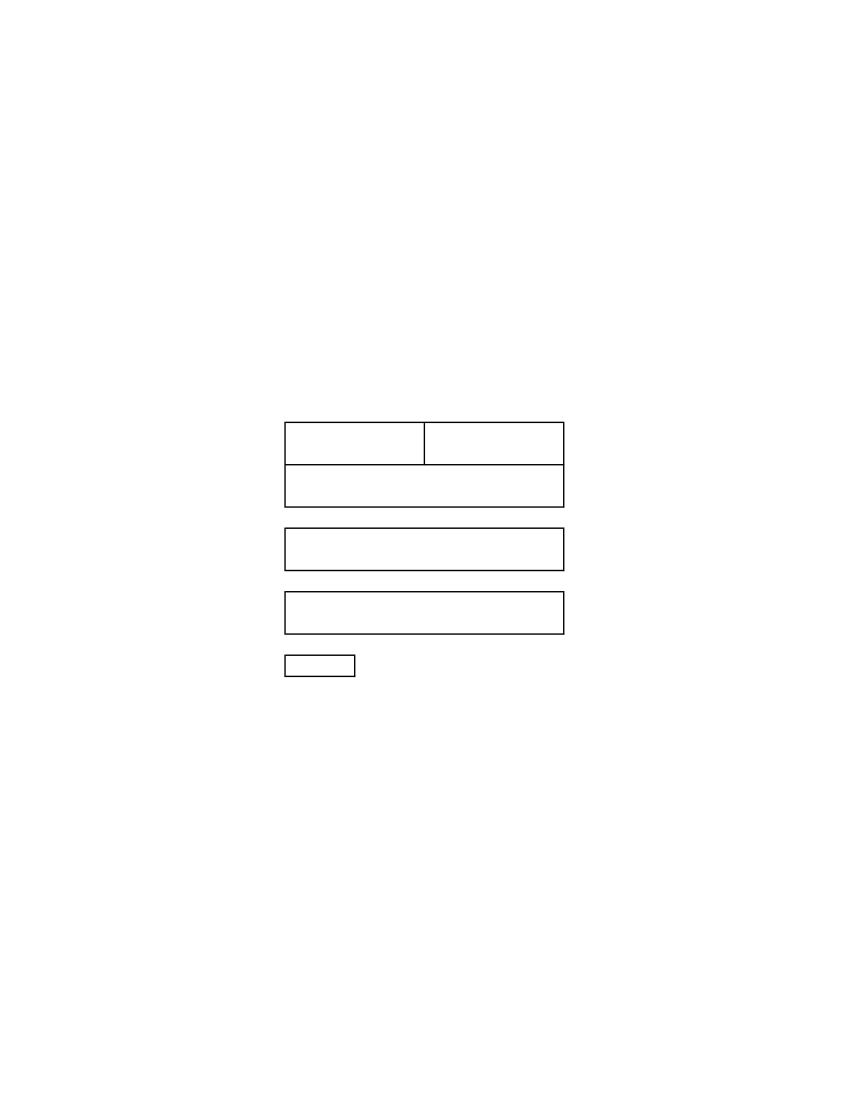
#> input picture _x35_pngs/Original_page1.png, 2550 x 3300 px (shown at 1/3 size)
$ python -i validate_alignment.py   (imports and definitions only)
#> lines starting #> are read from the running program, lines starting #| are printed output that depends on the picture; after the words box and inside, x2 and y2 are one past the last pixel; in counts of white or black regions, pixels touching at a corner belong together
#> further down, picture is the input picture: shape (3300, 2550, 3); min 0, max 255, mean 254
"""
Enhanced validation overlay: detects actual form element boundaries from the
background PNG using OpenCV and compares them against the ratio-based field
coordinates. Draws:
  - Green  + blue outline = CV-detected cell boundaries (SOURCE OF TRUTH)
  - Yellow + red outline  = ratio-based overlay coordinates
  - Offset annotation (px) if green and yellow differ by > 2 px

Usage:
    python render_service/validate_alignment.py 547
"""

import os
import sys
from pathlib import Path

# Ensure project root is on the path
_THIS_DIR = Path(__file__).resolve().parent
_PROJECT_ROOT = _THIS_DIR.parent
sys.path.insert(0, str(_PROJECT_ROOT))

try:
    import cv2
    import numpy as np
    HAS_CV = True
except ImportError:
    HAS_CV = False

from PIL import Image, ImageDraw, ImageFont


# ── colour constants ──────────────────────────────────────────────────────────
CV_FILL   = (0, 255, 0, 48)    # green  translucent
CV_OUTLINE = (0, 100, 255, 220)  # orange-blue outline
RATIO_FILL   = (255, 255, 0, 48)   # yellow translucent
RATIO_OUTLINE = (255, 0, 0, 220)   # red outline
OFFSET_COLOUR = (255, 0, 255, 220) # magenta for offset arrows


def detect_table_lines(img_bgr: np.ndarray, debug_dir: str = None) -> tuple[
        list[float], list[float]]:
    """
    Detect horizontal and vertical table grid lines on a form background
    using Hough Line Transform + line clustering.

    Returns (horiz_lines, vert_lines) where each is a list of pixel
    coordinates sorted ascending.
    """
    gray = cv2.cvtColor(img_bgr, cv2.COLOR_BGR2GRAY)
    # Sharpening + adaptive threshold works better than Canny for printed forms
    thresh = cv2.adaptiveThreshold(
        gray, 255, cv2.ADAPTIVE_THRESH_GAUSSIAN_C,
        cv2.THRESH_BINARY_INV, 51, 8
    )
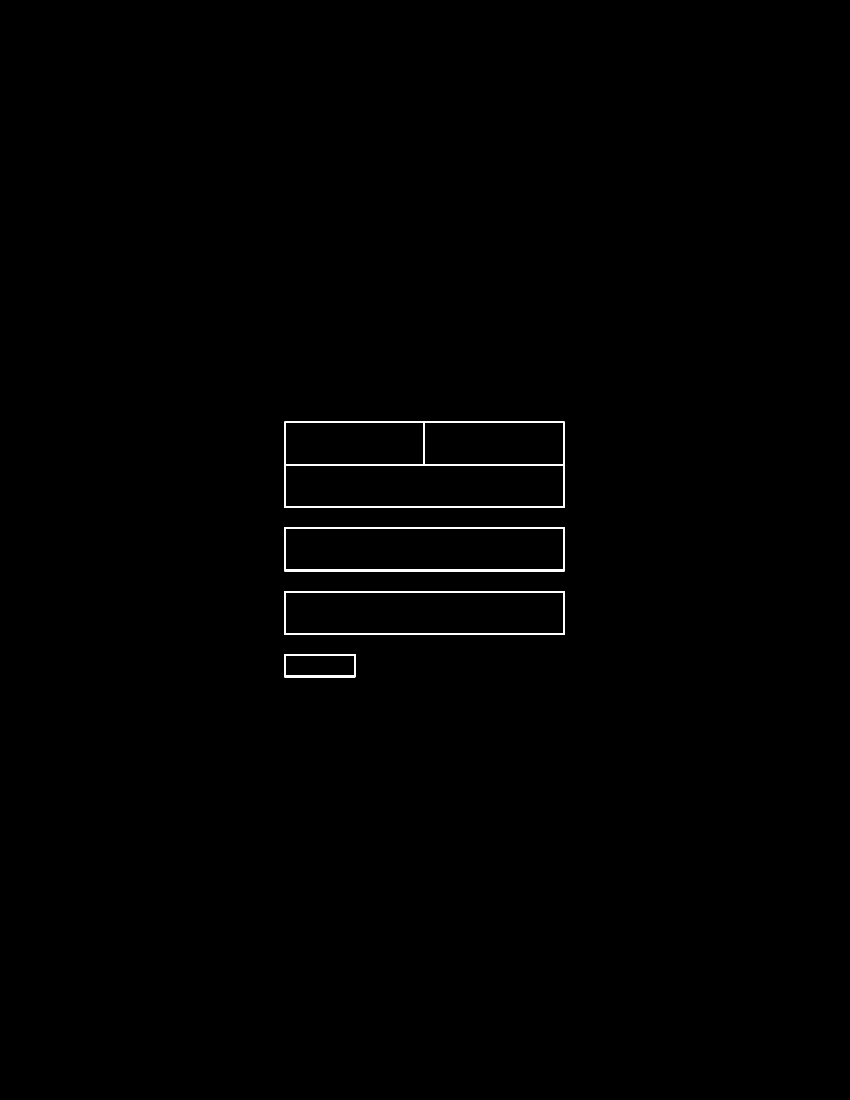
#> thresh: shape (3300, 2550) (shown at 1/3 size); 0.41% white; 4 white regions, box (x1, y1, x2, y2) and area: (853, 1265, 1694, 1524) 12751, (853, 1582, 1694, 1714) 9479, (853, 1773, 1694, 1905) 9466, (853, 1963, 1067, 2032) 2607

    if debug_dir:
        cv2.imwrite(os.path.join(debug_dir, "01_thresh.png"), thresh)

    # Morphological close to connect broken grid lines
    kernel_h = cv2.getStructuringElement(cv2.MORPH_RECT, (max(img_bgr.shape[1] // 40, 21), 1))
    kernel_v = cv2.getStructuringElement(cv2.MORPH_RECT, (1, max(img_bgr.shape[0] // 40, 21)))
    lines_h = cv2.morphologyEx(thresh, cv2.MORPH_CLOSE, kernel_h)
#> lines_h: shape (3300, 2550); 0.41% white; 4 white regions, box (x1, y1, x2, y2) and area: (853, 1265, 1694, 1524) 12751, (853, 1773, 1694, 1905) 9481, (853, 1582, 1694, 1714) 9479, (853, 1963, 1067, 2032) 2607
    lines_v = cv2.morphologyEx(thresh, cv2.MORPH_CLOSE, kernel_v)
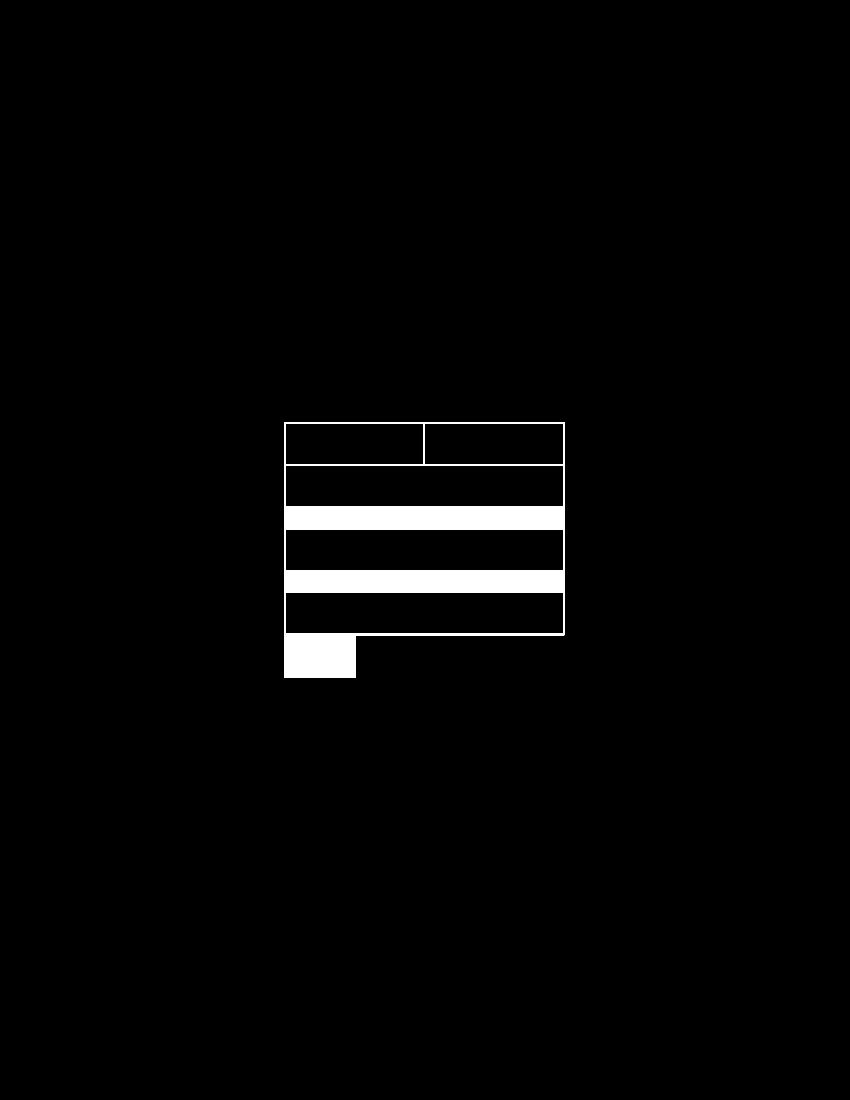
#> lines_v: shape (3300, 2550) (shown at 1/3 size); 1.9% white; 1 white region, box (x1, y1, x2, y2) and area: (853, 1266, 1694, 2033) 158218

    if debug_dir:
        cv2.imwrite(os.path.join(debug_dir, "02_lines_h.png"), lines_h)
        cv2.imwrite(os.path.join(debug_dir, "03_lines_v.png"), lines_v)

    # Hough lines for horizontal
    hough_h = cv2.HoughLinesP(
        lines_h, rho=1, theta=np.pi / 180, threshold=100,
        minLineLength=img_bgr.shape[1] * 0.3, maxLineGap=20
    )
#> hough_h = 32 rows, first 6: [853, 1267, 1693, 1267], [853, 1266, 1693, 1266], [853, 1522, 1693, 1522], [853, 1774, 1693, 1774], [853, 1903, 1693, 1903], [853, 1904, 1692, 1904]
    hough_v = cv2.HoughLinesP(
        lines_v, rho=1, theta=np.pi / 180, threshold=100,
        minLineLength=img_bgr.shape[0] * 0.3, maxLineGap=20
    )
#> hough_v = None

    def extract_and_cluster(lines):
        """Extract line positions and cluster nearby ones."""
        if lines is None:
            return []
        positions = []
        for line in lines:
            x1, y1, x2, y2 = line[0]
            if abs(y2 - y1) < abs(x2 - x1):  # horizontal
                pos = (y1 + y2) // 2
                positions.append(pos)
            else:  # vertical
                pos = (x1 + x2) // 2
                positions.append(pos)
#> this loop made 32 passes
#> (line, y1, x2, y2, pos) on passes 1 to 8: ([[853, 1267, 1693, 1267]], 1267, 1693, 1267, 1267), ([[853, 1266, 1693, 1266]], 1266, 1693, 1266, 1266), ([[853, 1522, 1693, 1522]], 1522, 1693, 1522, 1522), ([[853, 1774, 1693, 1774]], 1774, 1693, 1774, 1774), ([[853, 1903, 1693, 1903]], 1903, 1693, 1903, 1903), ([[853, 1904, 1692, 1904]], 1904, 1692, 1904, 1904), ([[853, 1395, 1693, 1395]], 1395, 1693, 1395, 1395), ([[853, 1520, 1693, 1520]], 1520, 1693, 1520, 1520)
#> after the loop, positions = 32 values, max 1904 at index 5, min 1265 at index 26, mean 1611.9
        if not positions:
            return []
        positions = sorted(set(positions))
#> positions = 32 values from 1265 to 1904
        # Cluster: group positions within 8px of each other
        clusters = []
        current = [positions[0]]
#> current = [1265]
        for p in positions[1:]:
            if abs(p - current[-1]) <= 8:
                current.append(p)
            else:
                clusters.append(int(np.mean(current)))
                current = [p]
#> this loop made 31 passes
#> (p, current) on passes 4, 8, 12, 17, 22, 27: (1392, [1392]), (1519, [1519]), (1582, [1582]), (1709, [1709]), (1773, [1773]), (1900, [1900])
#> after the loop, clusters = [1266, 1393, 1520, 1584, 1711, 1775]
        clusters.append(int(np.mean(current)))
        return clusters

    horiz = extract_and_cluster(hough_h)
#> horiz = [1266, 1393, 1520, 1584, 1711, 1775, 1902]
    vert = extract_and_cluster(hough_v)
#> vert = []

    # Filter short lines (sometimes noise sneaks in)
    if debug_dir:
        debug_lines = img_bgr.copy()
        for y in horiz:
            cv2.line(debug_lines, (0, y), (img_bgr.shape[1], y), (0, 255, 0), 2)
        for x in vert:
            cv2.line(debug_lines, (x, 0), (x, img_bgr.shape[0]), (255, 0, 0), 2)
        cv2.imwrite(os.path.join(debug_dir, "04_detected_lines.png"), debug_lines)

    return sorted(horiz), sorted(vert)


# [155 lines left out: functions find_cell_for_ratio, generate_validation_overlay, not called in this run]


# ── CLI entry point ──────────────────────────────────────────────────────────
# [41 lines not run here, left out]

>>> import cv2
>>> picture = cv2.imread('../_x35_pngs/Original_page1.png')
>>> result = detect_table_lines(picture)
#> result = ([1266, 1393, 1520, 1584, 1711, 1775, 1902], [])

$ run again, on _x35_pngs/ConMas_page2.png
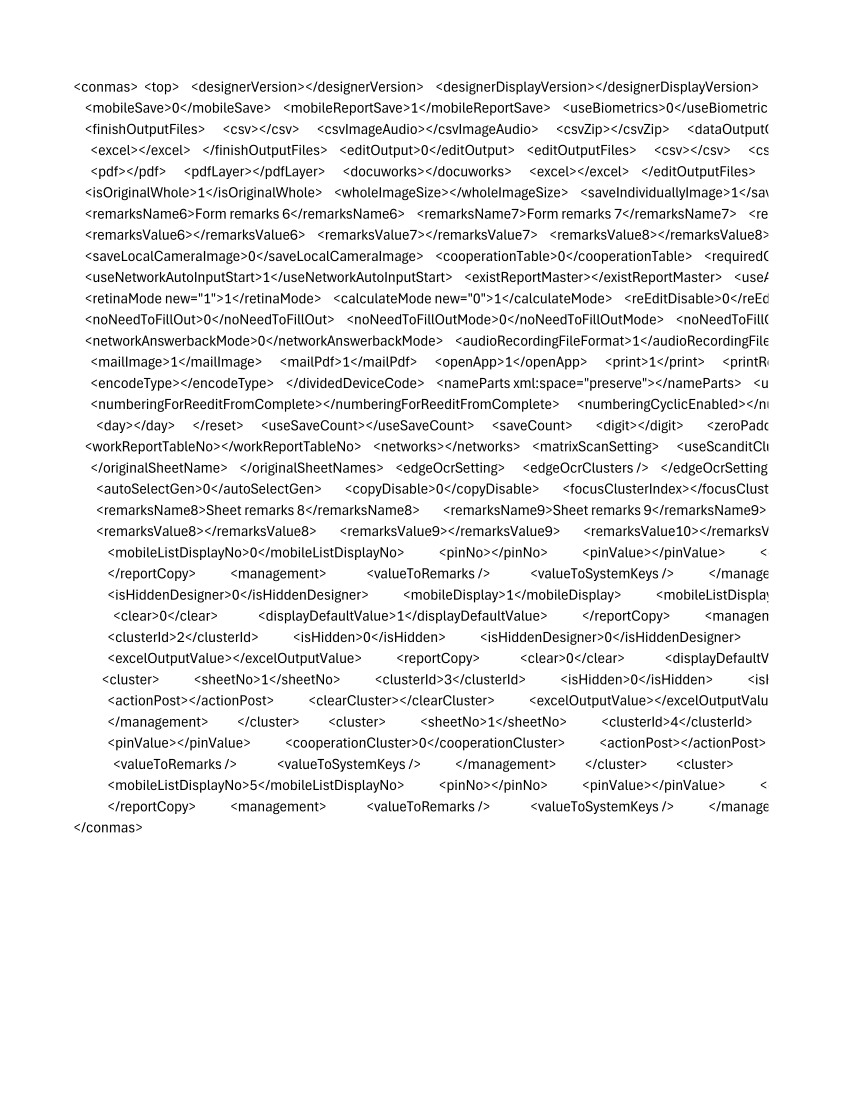
#> input picture _x35_pngs/ConMas_page2.png, 2550 x 3300 px (shown at 1/3 size)
#> picture is the input picture: shape (3300, 2550, 3); min 0, max 255, mean 239
#> in detect_table_lines, `thresh = cv2.adaptiveThreshold( gray, 255, cv2.ADAPTIVE_THRESH_GAUSSIA..`:
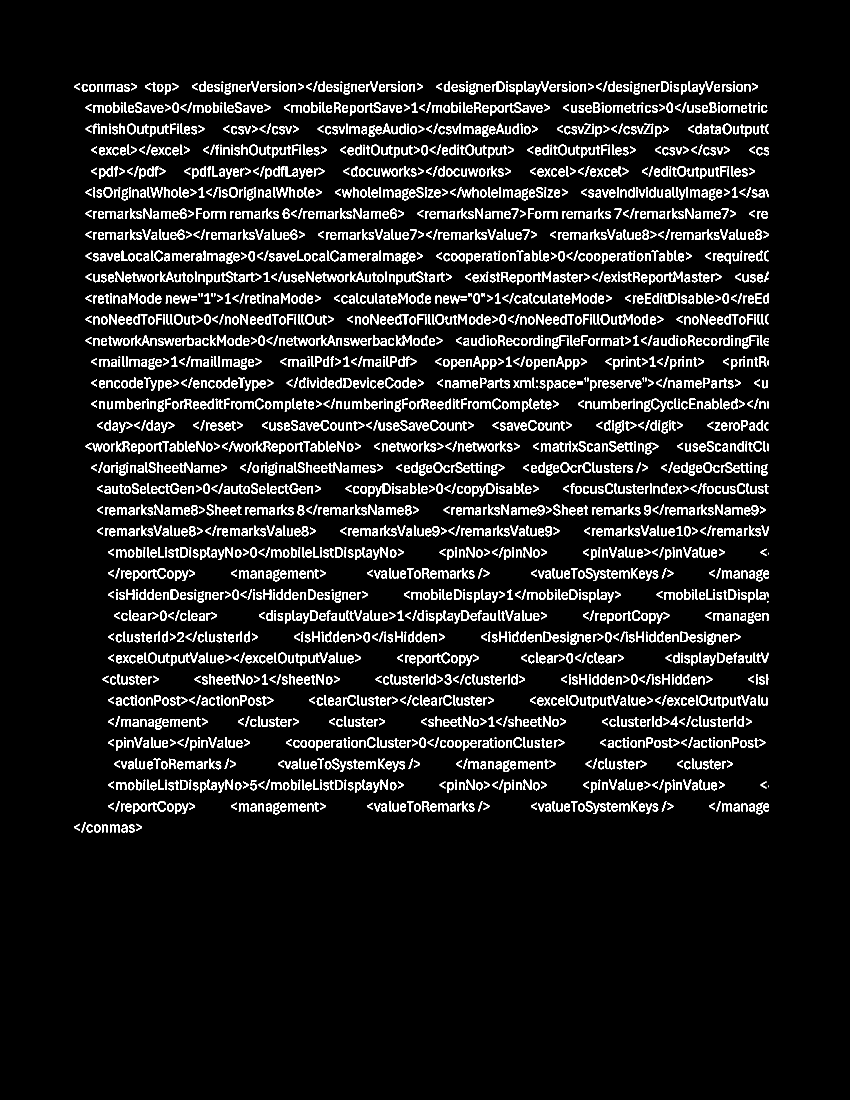
#> thresh: shape (3300, 2550) (shown at 1/3 size); 7.1% white; 3212 white regions (94 under 20 px), largest, box (x1, y1, x2, y2) and area: (480, 815, 522, 846) 508, (1051, 815, 1093, 846) 508, (407, 1006, 449, 1037) 507
#> lines_h: shape (3300, 2550); 20.5% white; 83 white regions, largest, box (x1, y1, x2, y2) and area: (257, 942, 2305, 974) 57745, (257, 879, 2305, 911) 57711, (257, 561, 2305, 601) 57691
#> in detect_table_lines, `lines_v = cv2.morphologyEx(thresh, cv2.MORPH_CLOSE, kernel_v)`:
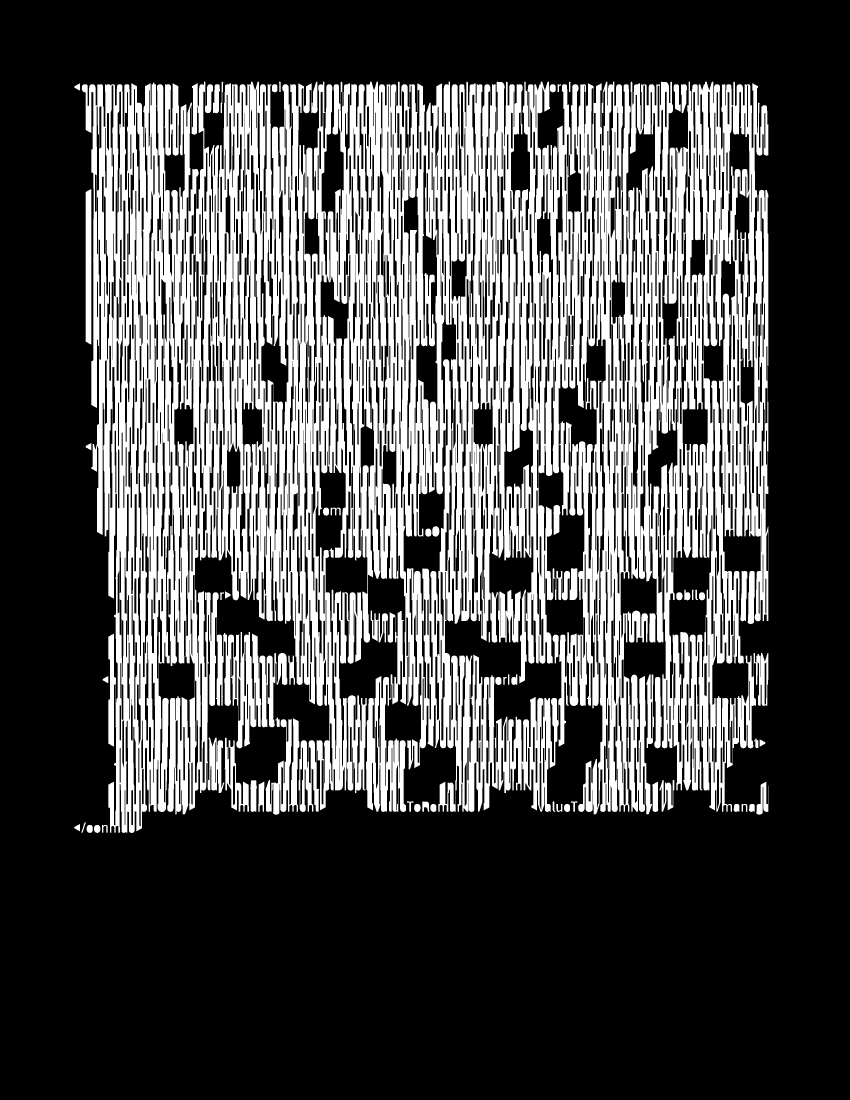
#> lines_v: shape (3300, 2550) (shown at 1/3 size); 29.8% white; 65 white regions, largest, box (x1, y1, x2, y2) and area: (245, 245, 2305, 2499) 2434876, (796, 2155, 898, 2444) 12956, (257, 567, 274, 1034) 7788
#> hough_h = 485 rows, first 6: [282, 456, 1898, 456], [275, 452, 2303, 452], [257, 324, 2287, 324], [233, 267, 2263, 267], [257, 829, 2300, 829], [263, 698, 2300, 698]
#> hough_v = 230 rows, first 6: [1189, 1367, 2270, 286], [1189, 1381, 2270, 300], [257, 326, 1727, 1796], [257, 364, 1564, 1671], [554, 556, 1640, 1642], [257, 374, 1551, 1668]
#> the loop in extract_and_cluster, `for line in lines:` made 485 passes
#> (x1, y1, x2, y2, pos) on passes 1 to 8: (282, 456, 1898, 456, 456), (275, 452, 2303, 452, 452), (257, 324, 2287, 324, 324), (233, 267, 2263, 267, 267), (257, 829, 2300, 829, 829), (263, 698, 2300, 698, 698), (265, 837, 2304, 837, 837), (258, 960, 2298, 960, 960)
#> after the loop in extract_and_cluster, `for line in lines:`: positions = 485 values, max 2369 at index 472, min 252 at index 198, mean 1154.2
#> in extract_and_cluster, `positions = sorted(set(positions))`: positions = 482 values from 252 to 2369
#> in extract_and_cluster, `current = [positions[0]]`: current = [252]
#> the loop in extract_and_cluster, `for p in positions[1:]:` made 481 passes
#> (p, current) on passes 23, 42, 50: (315, [315]), (383, [383]), (442, [442])
#> after the loop in extract_and_cluster, `for p in positions[1:]:`: clusters = 25 values from 263 to 2231
#> horiz = 26 values from 263 to 2358
#> the loop in extract_and_cluster (call 2), `for line in lines:` made 230 passes
#> (x1, y1, x2, y2, pos) on passes 1 to 8: (1189, 1367, 2270, 286, 1729), (1189, 1381, 2270, 300, 1729), (257, 326, 1727, 1796, 992), (257, 364, 1564, 1671, 910), (554, 556, 1640, 1642, 1097), (257, 374, 1551, 1668, 904), (1037, 1478, 2262, 253, 1649), (257, 348, 1575, 1666, 916)
#> the loop in extract_and_cluster (call 2), `for p in positions[1:]:` made 124 passes
#> p on passes 1 to 8: 594, 603, 605, 608, 620, 621, 637, 638
